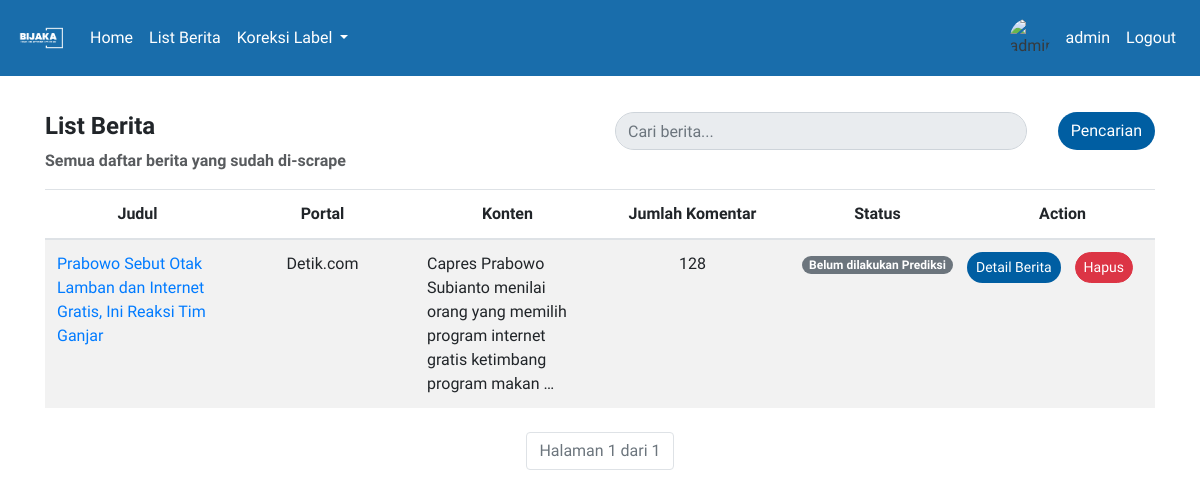
Page /list_berita/ (signed in) on the committed database.
### hateapp/models.py (models this page shows, shortened)
class Berita(models.Model):
    link = models.URLField()
    portal = models.CharField(max_length=50)
    judul = models.CharField(max_length=255)
    konten = models.TextField()
    jumlah_komentar = models.PositiveIntegerField()
    timestamp_scrape = models.DateTimeField(verbose_name='Timestamp Scrape')
    @property
    def status_prediksi(self):
        return all(komentar.prediksi is not None for komentar in self.komentar_set.all())

### hateapp/views.py (the view)
# urls.py: path('list_berita/', views.list_berita, name="list_berita"),
def list_berita(request):
    form = BeritaSearchForm(request.GET)
    berita_list = Berita.objects.order_by('-timestamp_scrape')
    if form.is_valid():
        search_query = form.cleaned_data['search']
        if search_query:
            berita_list = berita_list.filter(
                Q(judul__icontains=search_query) |
                Q(portal__icontains=search_query) |
                Q(konten__icontains=search_query)
            )
    page = request.GET.get('page', 1)
    paginator = Paginator(berita_list, 5)
    try:
        berita = paginator.page(page)
    except PageNotAnInteger:
        berita = paginator.page(1)
    except EmptyPage:
        berita = paginator.page(paginator.num_pages)
    return render(request, 'list_berita.html', {'berita_list': berita, 'berita': berita, 'form': form})

### hateapp/forms.py
class BeritaSearchForm(forms.Form):
    search = forms.CharField(max_length=255, required=False)

### templates/list_berita.html (shortened to what this page needs)
{% extends 'base.html' %}
{% block content %}
<div class="row">
    <div class="col-6">
        <h4><strong>List Berita</strong></h4>
        <p style="opacity: 0.75;"><strong>Semua daftar berita yang sudah di-scrape</strong></p>
    </div>
    <div class="col-6 text-left">
        <form method="get" action="{% url 'list_berita' %}">
            <div class="form-group">
                <div class="input-group mb-3">
                    <input style="border-radius: 20px;" type="text" class="form-control" placeholder="Cari berita..." name="search" value="{{ request.GET.search }}" autocomplete="off" readonly onfocus="this.removeAttribute('readonly');">
                    <div class="input-group-append">
                        <button class="btn" type="submit" style="background-color: #005EA2; color: #fff; border-radius: 20px; margin-left: 2em;">Pencarian</button>
                    </div>
                </div>
            </div>
        </form>
    </div>
</div>
<table class="table table-striped" style="table-layout: fixed; width: 100%;">
    <thead class="text-center">
        <tr>
            <th>Judul</th>
            <th>Portal</th>
            <th>Konten</th>
            <th>Jumlah Komentar</th>
            <th>Status</th>
            <th>Action</th>
        </tr>
    </thead>
    <tbody>
        {% for berita in berita_list %}
            <tr>
                <td style="width: 20%; text-wrap: wrap;"><a href="{{berita.link}}" class="text-decoration-none" target="_blank">{{ berita.judul }}</a></td>
                <td class="text-center" style="width: 15%;">{{ berita.portal }}</td>
                <td style="width: 35%;">{{ berita.konten|truncatechars:100 }}</td>
                <td class="text-center" style="width: 10%;">{{ berita.jumlah_komentar }}</td>
                <td class="text-center" style="width: 5%;">
                    {% if berita.status_prediksi %}
                        <span class="badge badge-pill badge-success">Sudah dilakukan Prediksi</span>
                    {% else %}
                        <span class="badge badge-pill badge-secondary">Belum dilakukan Prediksi</span>
                    {% endif %}
                </td>
                <td class="text-center" style="width: 5%;">
                    {% if user.is_staff %}
                    <div class="row">
                        <a href="{% url 'detail_berita' berita_id=berita.id %}" class="btn btn-sm" style="background-color: #005EA2; color: #fff; border-radius: 20px; margin-right: 1em;">Detail Berita</a>
                        <button type="button" class="btn btn-sm btn-danger" data-toggle="modal" data-target="#deleteModal{{ berita.id }}" style="border-radius: 20px;">
                            Hapus
                        </button>
                    </div>
                {% else %}
                        <a href="{% url 'detail_berita' berita_id=berita.id %}" class="btn btn-sm" style="background-color: #005EA2; color: #fff; border-radius: 20px; margin-right: 1em;">Detail Berita</a>
                {% endif %}
                </td>
            </tr>
        {% endfor %}
    </tbody>
</table>
    <div class="pagination mt-4 d-flex justify-content-center">
        <ul class="pagination justify-content-center">
            <li class="page-item disabled">
                <span class="page-link">
                    Halaman {{ berita.number }} dari {{ berita.paginator.num_pages }}
                </span>
            </li>
        </ul>
    </div>
{% endblock %}

### templates/base.html (shortened to what this page needs)
<!DOCTYPE html>
{% load static %}
{% load avatar_tags %}
<html lang="en">
<head>
    <link rel="stylesheet" href="static/style.css">
    <link rel="stylesheet" href="https://cdn.jsdelivr.net/npm/bootstrap@4.6.2/dist/css/bootstrap.min.css">
</head>
<body>
  <nav class="navbar navbar-expand-lg navbar-light fixed-top" style="background-color: #005EA2; opacity: 0.90">
    <a class="navbar-brand" href="#" style="color: white; display: flex; align-items: center;">
      <img src="{% static 'bijaka.png' %}" alt="Deskripsi gambar" style="width: 50px; height: 50px; object-fit: cover; border-radius: 50%;">
  </a>
    <div class="collapse navbar-collapse" id="navbarNav">
      <ul class="navbar-nav">
        <li class="nav-item">
          <a class="nav-link" href="{% url 'berita' %}" style="color: white;">Home</a>
        </li>
        <li class="nav-item">
          <a class="nav-link" href="{% url 'list_berita' %}" style="color: white;">List Berita</a>
        </li>
        <li class="nav-item dropdown">
          <a class="nav-link dropdown-toggle" style="color: white;" href="#" id="navbarDropdownMenuLink" data-toggle="dropdown" aria-haspopup="true" aria-expanded="false">
            Koreksi Label
          </a>
        </li>
      </ul>
      <ul class="navbar-nav ml-auto">
        {% if user.is_authenticated %}
            <li class="nav-item">
              <div class="d-flex align-items-center">
                <img src="{% avatar_url user 24 %}" style="width: 40px; height: 40px;" alt="{{ user.username }} Avatar" class="rounded-circle mr-2">
                <a class="nav-link" href="#" data-toggle="modal" data-target="#logoutModal" style="color: white;">
                    {{ user.username }}
                </a>
            </div>
            </li>
            <li class="nav-item">
                <a class="nav-link" href="#" data-toggle="modal" data-target="#logoutModal" style="color: white;">Logout</a>
            </li>
        {% else %}
            <li class="nav-item">
                <a class="nav-link" href="{% url 'login' %}" style="color: white;">Login</a>
            </li>
        {% endif %}
    </ul>
    </div>
</nav>
<div class="container mt-4" style="margin-top: 7em !important;">
        {% block content %}
        {% endblock %}
    </div>
</body>
</html>

### templates/base.html (style rules this page uses)
h2, h1, p, div, a { font-family: 'Plus Jakarta Sans', sans-serif; }

### rows in the picture
Berita: judul "Prabowo Sebut Otak Lamban dan Internet Gratis, Ini Reaksi Tim Ganjar", portal "Detik.com", konten "Capres Prabowo Subianto menilai orang yang memilih program internet gratis ketimbang program makan …", jumlah_komentar "128", shows "Belum dilakukan Prediksi"

### other values in the picture
{{ user.username }} "admin"
{{ berita.number }} "1"
{{ berita.paginator.num_pages }} "1"
